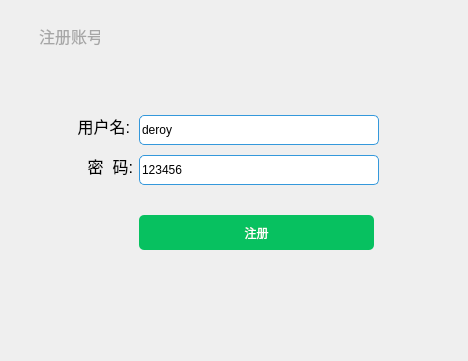
<?xml version="1.0" encoding="UTF-8"?>
<ui version="4.0">
 <class>RegistDlg</class>
 <widget class="QDialog" name="RegistDlg">
  <property name="geometry">
   <rect>
    <x>0</x>
    <y>0</y>
    <width>468</width>
    <height>361</height>
   </rect>
  </property>
  <property name="minimumSize">
   <size>
    <width>430</width>
    <height>330</height>
   </size>
  </property>
  <property name="maximumSize">
   <size>
    <width>16777215</width>
    <height>16777215</height>
   </size>
  </property>
  <property name="windowTitle">
   <string>Dialog</string>
  </property>
  <layout class="QGridLayout" name="gridLayout_2">
   <item row="0" column="0">
    <widget class="QWidget" name="centerWidget" native="true">
     <property name="minimumSize">
      <size>
       <width>430</width>
       <height>330</height>
      </size>
     </property>
     <property name="maximumSize">
      <size>
       <width>430</width>
       <height>330</height>
      </size>
     </property>
     <widget class="QPushButton" name="pushBtn_regist">
      <property name="geometry">
       <rect>
        <x>120</x>
        <y>200</y>
        <width>235</width>
        <height>35</height>
       </rect>
      </property>
      <property name="minimumSize">
       <size>
        <width>235</width>
        <height>35</height>
       </size>
      </property>
      <property name="styleSheet">
       <string notr="true">QPushButton{
	
	color: rgb(255, 255, 255);
	border-style: solid;
	border-radius: 5px;	
	background-color: rgb(7,193,96);
}

QPushButton:hover{
	background-color: rgb(56,205,127);
}

QPushButton:pressed {
	background-color: rgb(7,193,96);
}</string>
      </property>
      <property name="text">
       <string>注册</string>
      </property>
     </widget>
     <widget class="QLineEdit" name="lineEdit_username">
      <property name="geometry">
       <rect>
        <x>120</x>
        <y>100</y>
        <width>240</width>
        <height>30</height>
       </rect>
      </property>
      <property name="minimumSize">
       <size>
        <width>240</width>
        <height>22</height>
       </size>
      </property>
      <property name="maximumSize">
       <size>
        <width>240</width>
        <height>30</height>
       </size>
      </property>
      <property name="styleSheet">
       <string notr="true">QLineEdit{
	color: rgb(0, 0, 0);
	border-style: none;
	border-radius: 5px;	
	border-right:1px solid #3498db;
	border-top:1px solid #3498db;
	border-left:1px solid #3498db;
	border-bottom:1px solid #3498db;
	min-height: 20px;
}
QLineEdit:focus {
    border: 2px solid #3498db;
}</string>
      </property>
      <property name="text">
       <string>deroy</string>
      </property>
     </widget>
     <widget class="QLineEdit" name="lineEdit_password">
      <property name="geometry">
       <rect>
        <x>120</x>
        <y>140</y>
        <width>240</width>
        <height>30</height>
       </rect>
      </property>
      <property name="minimumSize">
       <size>
        <width>240</width>
        <height>22</height>
       </size>
      </property>
      <property name="maximumSize">
       <size>
        <width>240</width>
        <height>30</height>
       </size>
      </property>
      <property name="styleSheet">
       <string notr="true">QLineEdit{
	color: rgb(0, 0, 0);
	border-style: none;
	border-radius: 5px;	
	border-right:1px solid #3498db;
	border-top:1px solid #3498db;
	border-left:1px solid #3498db;
	border-bottom:1px solid #3498db;
	min-height: 20px;
}
QLineEdit:focus {
    border: 2px solid #3498db;
}</string>
      </property>
      <property name="text">
       <string>123456</string>
      </property>
     </widget>
     <widget class="QLabel" name="label_4">
      <property name="geometry">
       <rect>
        <x>40</x>
        <y>100</y>
        <width>71</width>
        <height>21</height>
       </rect>
      </property>
      <property name="font">
       <font>
        <pointsize>12</pointsize>
       </font>
      </property>
      <property name="layoutDirection">
       <enum>Qt::LeftToRight</enum>
      </property>
      <property name="text">
       <string>用户名:</string>
      </property>
      <property name="alignment">
       <set>Qt::AlignRight|Qt::AlignTrailing|Qt::AlignVCenter</set>
      </property>
     </widget>
     <widget class="QLabel" name="label_3">
      <property name="geometry">
       <rect>
        <x>53</x>
        <y>140</y>
        <width>61</width>
        <height>21</height>
       </rect>
      </property>
      <property name="font">
       <font>
        <pointsize>12</pointsize>
       </font>
      </property>
      <property name="text">
       <string>密  码:</string>
      </property>
      <property name="alignment">
       <set>Qt::AlignRight|Qt::AlignTrailing|Qt::AlignVCenter</set>
      </property>
     </widget>
     <widget class="QLabel" name="label_5">
      <property name="geometry">
       <rect>
        <x>20</x>
        <y>10</y>
        <width>61</width>
        <height>21</height>
       </rect>
      </property>
      <property name="font">
       <font>
        <family>Consolas</family>
        <pointsize>12</pointsize>
       </font>
      </property>
      <property name="styleSheet">
       <string notr="true">color: rgb(166,166,166);</string>
      </property>
      <property name="text">
       <string>注册账号</string>
      </property>
     </widget>
     <widget class="QWidget" name="">
      <property name="geometry">
       <rect>
        <x>350</x>
        <y>0</y>
        <width>76</width>
        <height>42</height>
       </rect>
      </property>
      <layout class="QGridLayout" name="gridLayout">
       <item row="0" column="0">
        <widget class="QPushButton" name="pushBtn_hide">
         <property name="styleSheet">
          <string notr="true">QPushButton {
	border: none; /* no border for a flat push button */
	image: url(:/src/min.png); /* 最小化 */
	min-width: 34px;
	max-width: 34px;
	min-height: 40px;
	max-height: 40px;
}
QPushButton::hover {
	background-color: rgba(166,166,166, 50); 
}</string>
         </property>
         <property name="text">
          <string/>
         </property>
        </widget>
       </item>
       <item row="0" column="1">
        <widget class="QPushButton" name="pushBtn_close">
         <property name="styleSheet">
          <string notr="true">QPushButton {
	border: none; /* no border for a flat push button */
	image: url(:/src/close.png); /* 最小化 */
	min-width: 34px;
	max-width: 34px;
	min-height: 40px;
	max-height: 40px;
}
QPushButton::hover {
	background-color: #f57575; 
}</string>
         </property>
         <property name="text">
          <string/>
         </property>
        </widget>
       </item>
      </layout>
     </widget>
    </widget>
   </item>
  </layout>
 </widget>
 <resources/>
 <connections/>
</ui>
